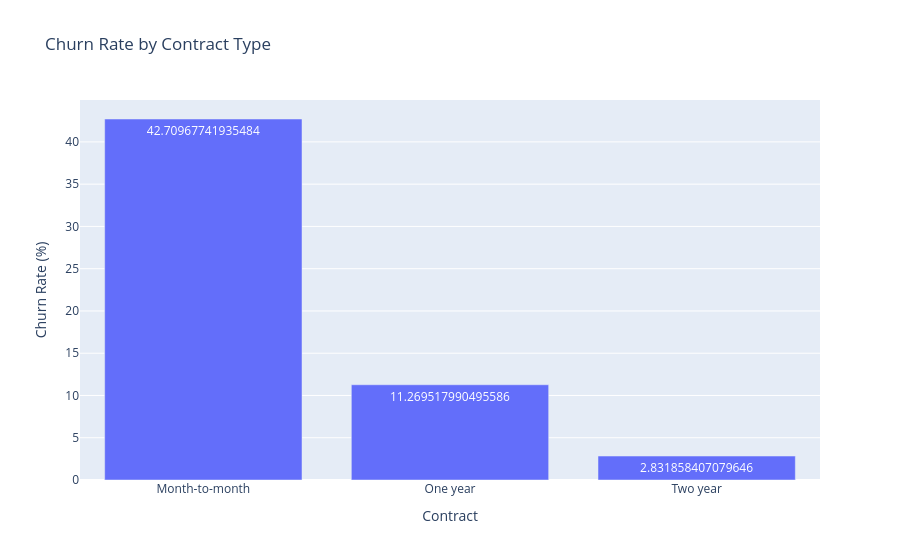

Notebook cell for this chart:
### Code cell
fig = px.bar(
    contract_churn.reset_index(),
    x="Contract",
    y="Churn",
    title="Churn Rate by Contract Type",
    labels={"Churn": "Churn Rate (%)"},
    text="Churn"
)

plt.savefig(
    os.path.join(reports_folder, "05_contract_vs_churn.png"),
    dpi=300,
    bbox_inches="tight"
)
fig.show()

### Figure 1 — Plotly figure (JSON) as saved in the notebook; plotly's stock layout.template omitted (floating-point values rounded to 4 significant figures)
{"data": [{"hovertemplate": "Contract=%{x}<br>Churn Rate (%)=%{text}<extra></extra>", "legendgroup": "", "marker": {"color": "#636efa", "pattern": {"shape": ""}}, "name": "", "orientation": "v", "showlegend": false, "text": [42.71, 11.27, 2.832], "textposition": "auto", "type": "bar", "x": ["Month-to-month", "One year", "Two year"], "xaxis": "x", "y": [42.71, 11.27, 2.832], "yaxis": "y"}], "layout": {"barmode": "relative", "legend": {"tracegroupgap": 0}, "title": {"text": "Churn Rate by Contract Type"}, "xaxis": {"anchor": "y", "domain": [0, 1], "title": {"text": "Contract"}}, "yaxis": {"anchor": "x", "domain": [0, 1], "title": {"text": "Churn Rate (%)"}}}}
